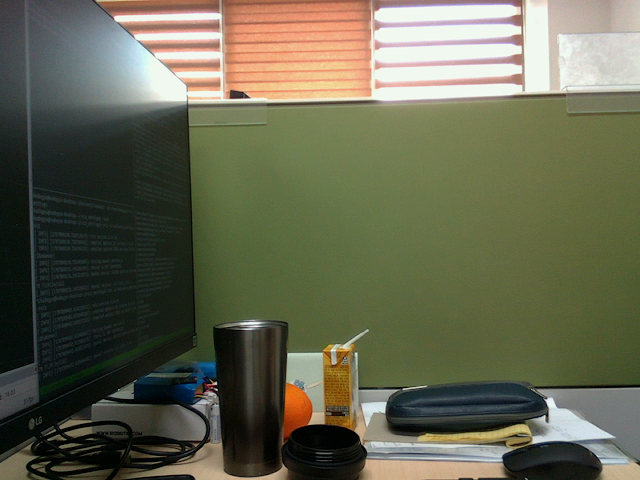
#> input picture ipynb/color_frames/color_image484.png, 640 x 480 px
$ jupyter execute --allow-errors get_3D_points_from_rgbd_frame.ipynb   (shell and % lines are left out)
#> lines starting #> are read from the running program, lines starting #| are printed output that depends on the picture
[cell 1]
import cv2
import yaml
import numpy as np
import matplotlib.pyplot as plt
from copy import deepcopy

[cell 2]
# Image read
left_image = cv2.imread('color_frames/color_image484.png', cv2.IMREAD_GRAYSCALE)
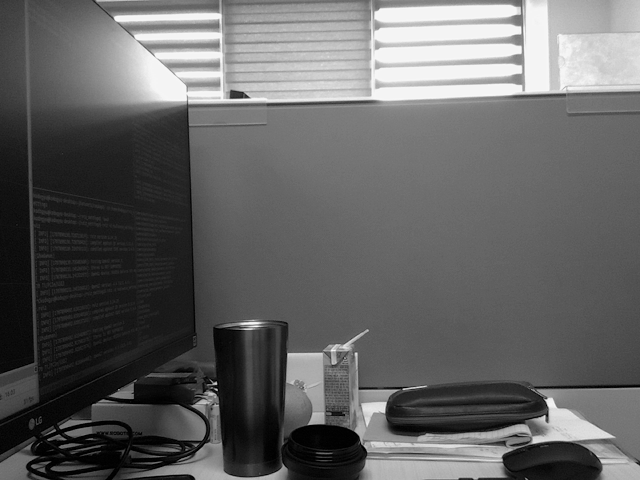
#> left_image: shape (480, 640); min 0, max 247, mean 99
left_image = cv2.cvtColor(left_image, cv2.COLOR_BGR2RGB)
#> left_image: shape (480, 640, 3)
depth_image = cv2.imread('depth_frames/depth_image213.png', cv2.IMREAD_ANYDEPTH)
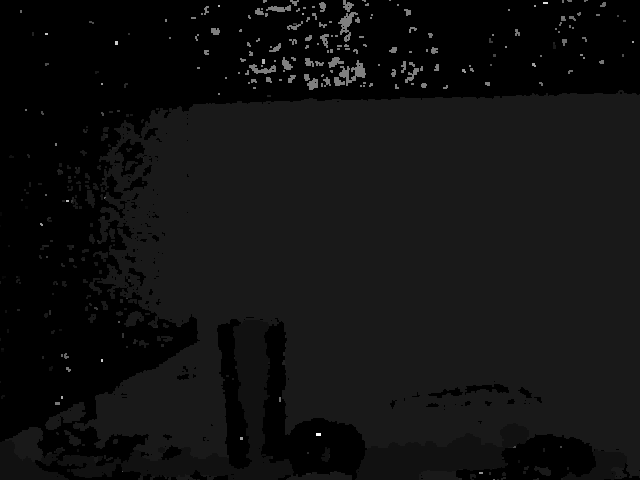
#> input picture ipynb/depth_frames/depth_image213.png, 640 x 480 px
#> depth_image is the input picture: shape (480, 640) uint16; min 0, max 7738, mean 602

# YAML file read
yaml_filename = "/home/kodogyu/kimera_multi_ws/src/kimera_vio/params/L515_stereo/LeftCameraParams.yaml"
#> (the rest of this cell did not finish here and is left out)
